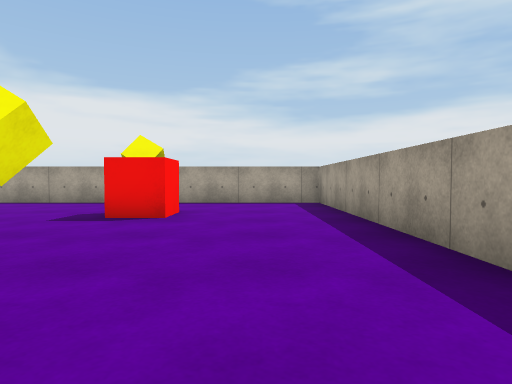
View 1 (above)

19 first-person views from a walk through a scene from a Unity 3-D project. The camera is 0.62 m above the floor, tilts 2° down and sees 75° across. The floor is counted in squares, 1 m on a side. Each view is taken from the middle of a square. On the plan, view 1 faces up. The plan holds only what a view shows up to about 10 squares ahead; the rest is blank. The place goes on beyond the plan. Surface patterns are stand-ins for the level's own textures.

View 2
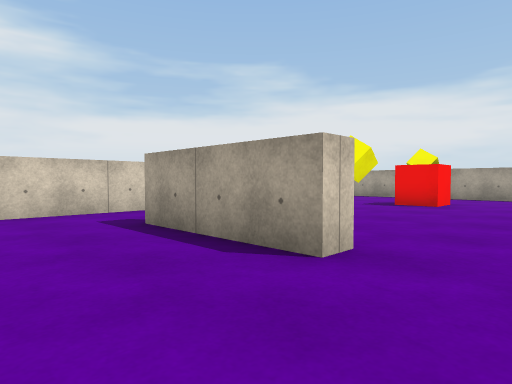

View 3
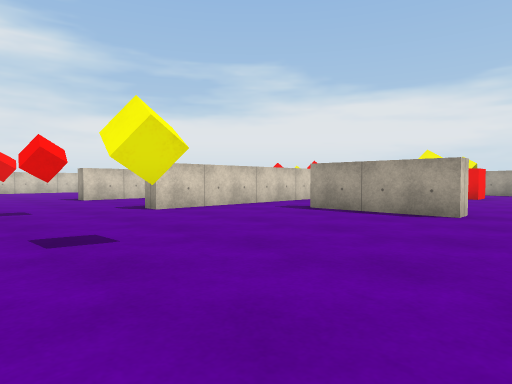

View 4
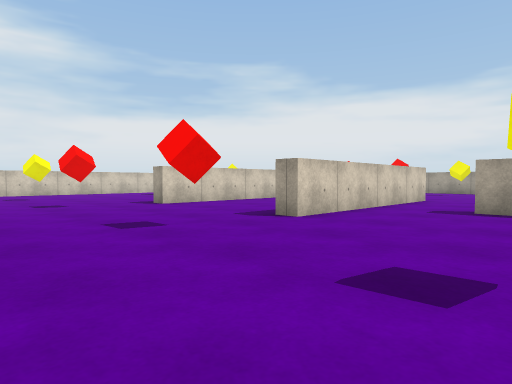

View 5
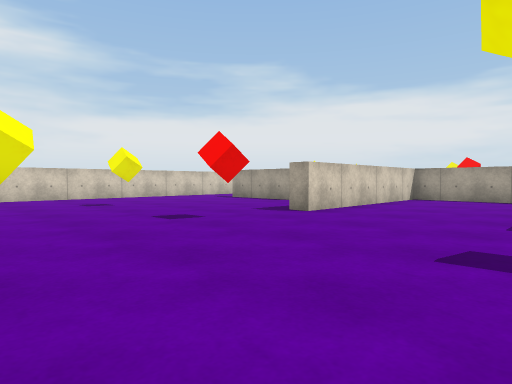

View 6
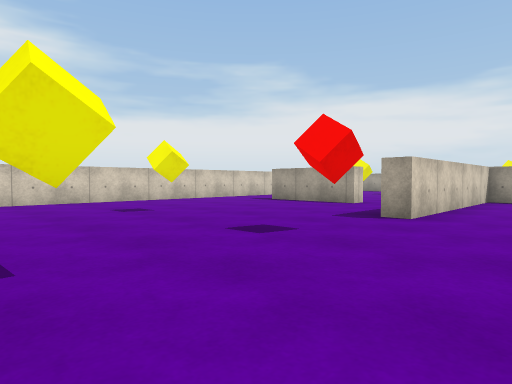

View 7
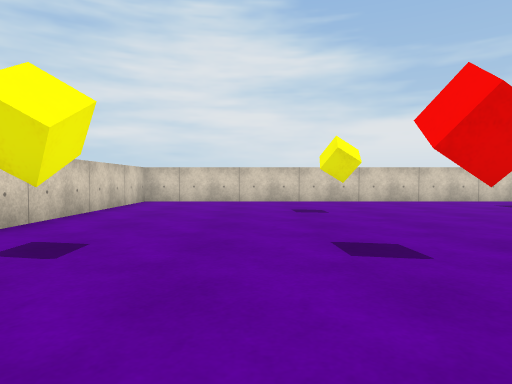

View 8
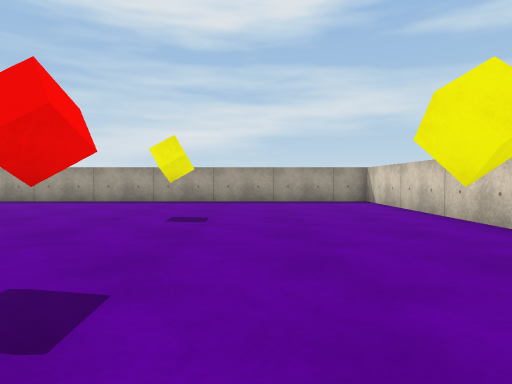

View 9
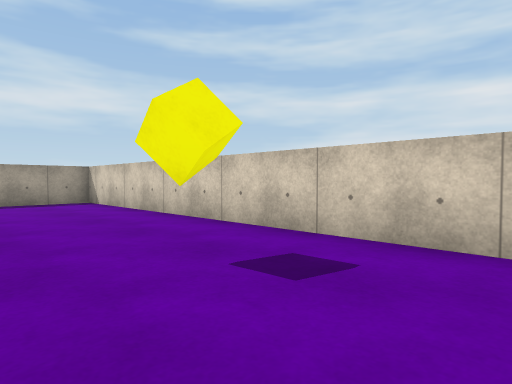

View 10
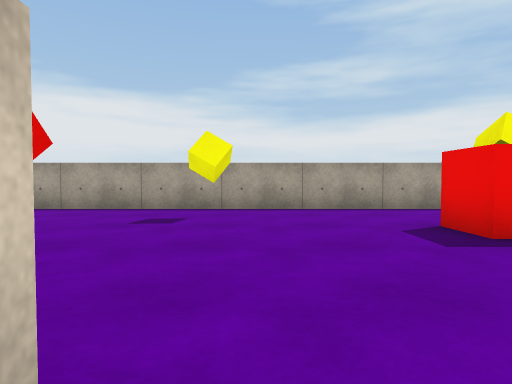

View 11
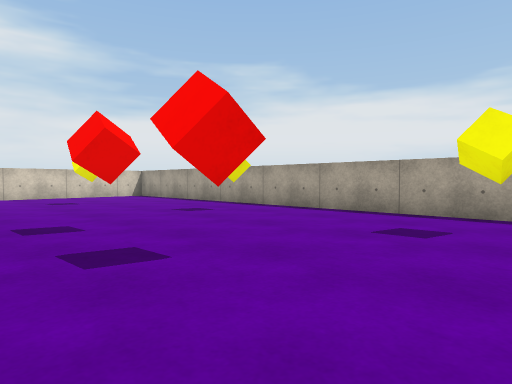

View 12
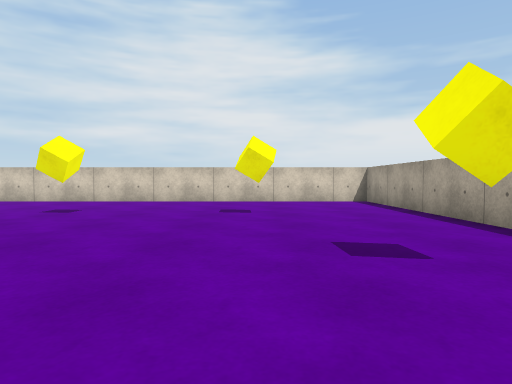

View 13
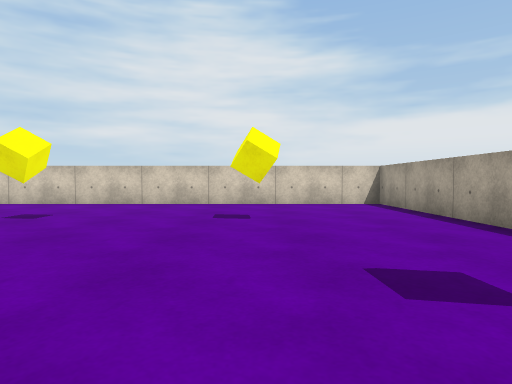

View 14
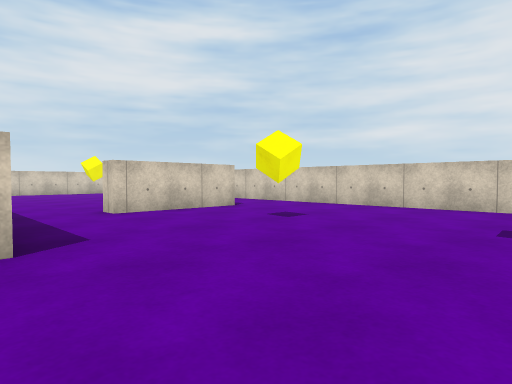

View 15
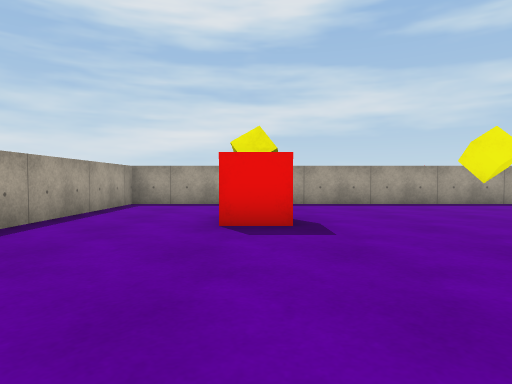

View 16
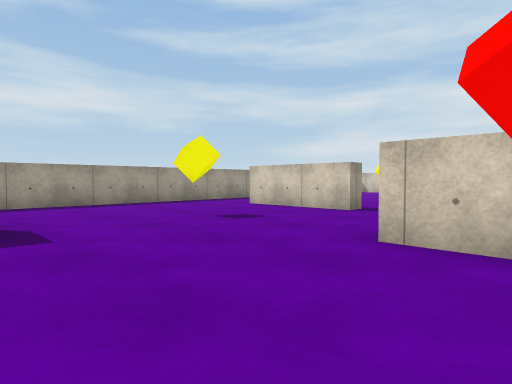

View 17
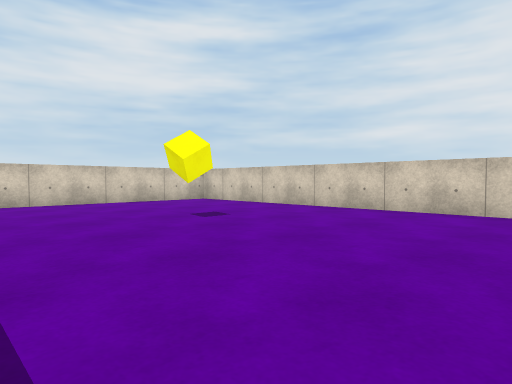

View 18
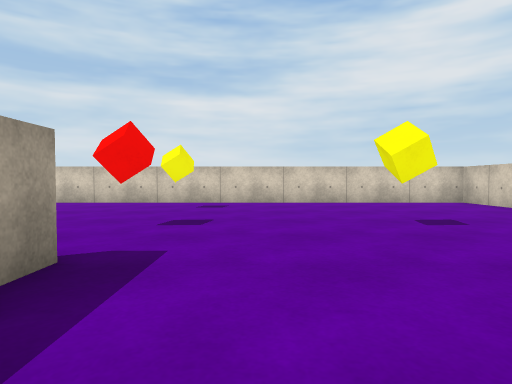

View 19
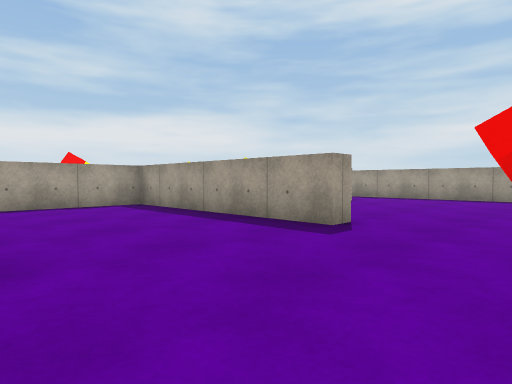

### Floor plan
Ten units are one square. View 1 is at (0, 0); x grows to the right and y downward. Boxes are objects, and circles mark ways between rooms. Rooms are numbered by the first view taken in them; rooms with no view inside come last. Other rooms are left out.
<svg viewBox="-183 -98 206 206">
<path fill="none" stroke="#000" d="M-55 -5 -55 35 -60 35 -60 -22 -100 -22 -100 35 -105 35 -105 29M-125 2 -125 7 -139 7M-5 2 -5 7 -35 7 -35 2M-178 -6 -178 103 18 103 18 -6M-66 -27 -55 -27 -55 -5M-35 2 -5 2M-155 2 -125 2M18 -6 18 -93 -178 -93 -178 -6"/>
<rect x="-145" y="45" width="10" height="10" fill="#bbb"><title>yellow cube</title></rect>
<rect x="-105" y="75" width="10" height="10" fill="#bbb"><title>yellow cube</title></rect>
<rect x="-105" y="45" width="10" height="10" fill="#bbb"><title>red cube</title></rect>
<rect x="-65" y="75" width="10" height="10" fill="#bbb"><title>yellow cube</title></rect>
<rect x="-65" y="45" width="10" height="10" fill="#bbb"><title>red cube</title></rect>
<rect x="-25" y="45" width="10" height="10" fill="#bbb"><title>yellow cube</title></rect>
<rect x="-145" y="-35" width="10" height="10" fill="#bbb"><title>yellow cube</title></rect>
<rect x="-145" y="-65" width="10" height="10" fill="#bbb"><title>yellow cube</title></rect>
<rect x="-105" y="-85" width="10" height="10" fill="#bbb"><title>yellow cube</title></rect>
<rect x="-95" y="-55" width="10" height="10" fill="#bbb"><title>red cube</title></rect>
<rect x="-75" y="-55" width="10" height="10" fill="#bbb"><title>red cube</title></rect>
<rect x="-65" y="-85" width="10" height="10" fill="#bbb"><title>yellow cube</title></rect>
<rect x="-25" y="-35" width="10" height="10" fill="#bbb"><title>yellow cube</title></rect>
<rect x="-25" y="-65" width="10" height="10" fill="#bbb"><title>red block</title></rect>
<rect x="-15" y="-65" width="10" height="10" fill="#bbb"><title>yellow cube</title></rect>
<circle cx="-115" cy="0" r="3" fill="#2a7"/>
<circle cx="-165" cy="0" r="3" fill="#2a7"/>
<circle cx="-45" cy="0" r="3" fill="#2a7"/>
<circle cx="5" cy="0" r="3" fill="#2a7"/>
<text x="-80" y="50">1</text>
<text x="-80" y="-50">2</text>
</svg>
Room 1 opens to room 2.

Where each view was taken, in squares from view 1:
view 1: 0 up, 0 right, facing up
view 2: 3 down, 1 right, facing up-left
view 3: 7 down, 1 right, facing up-left
view 4: 8 down, 2 left, facing up-left
view 5: 9 down, 6 left, facing up-left
view 6: 9 down, 8 left, facing up-left
view 7: 7 down, 8 left, facing left
view 8: 7 down, 8 left, facing right
view 9: 7 down, 8 left, facing down-right
view 10: 2 up, 5 left, facing up
view 11: 3 up, 5 left, facing up-left
view 12: 6 up, 8 left, facing left
view 13: 6 up, 9 left, facing left
view 14: 6 up, 10 left, facing down-left
view 15: 6 up, 7 left, facing right
view 16: 6 up, 7 left, facing down-right
view 17: 1 down, 11 left, facing down-left
view 18: 1 down, 12 left, facing down
view 19: 6 down, 10 left, facing up-right
